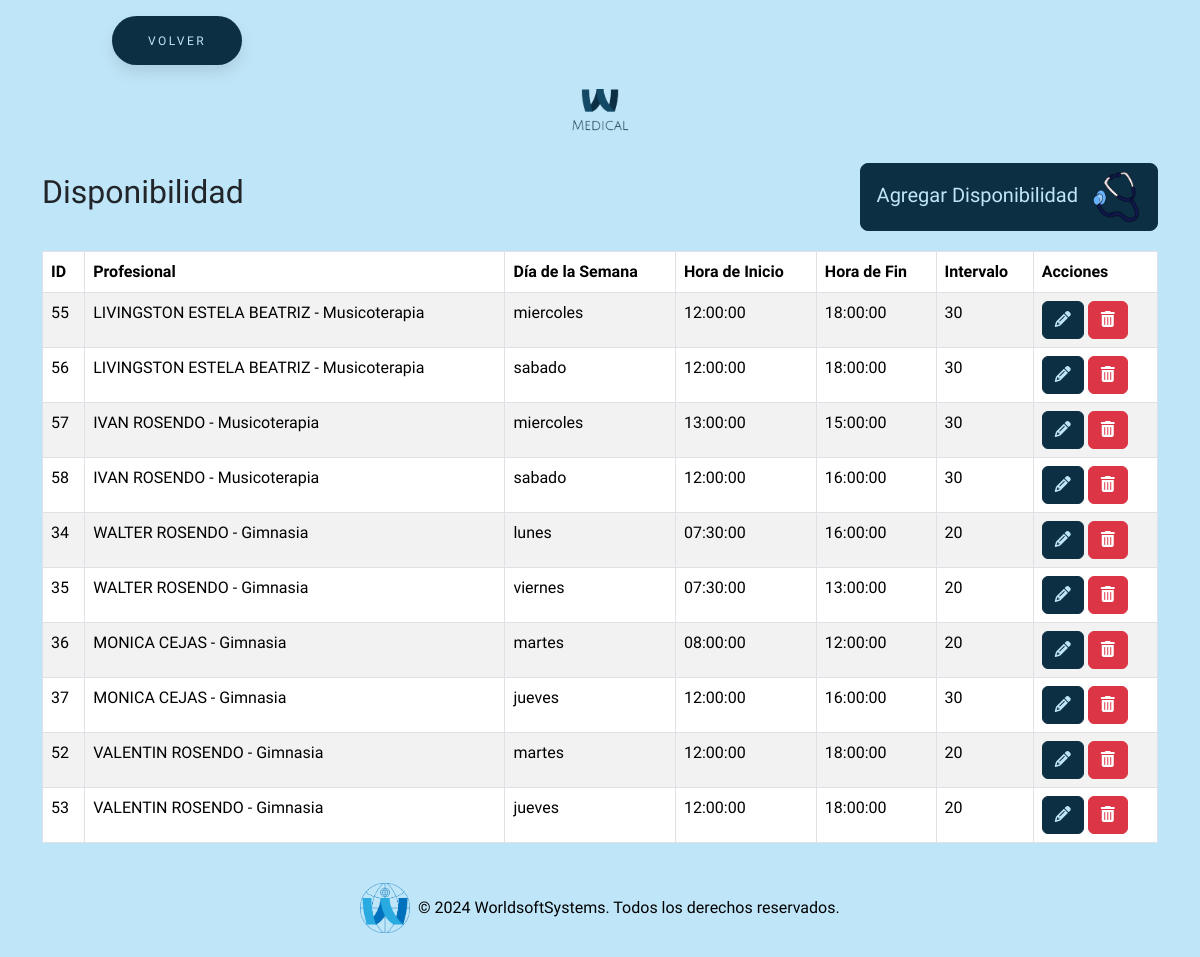
/todosAjustes/disponibilidad/disponibilidad.php (signed in), run on the app's committed database.
### tables this page shows
CREATE TABLE `disponibilidad` (
  `id` int(11) NOT NULL,
  `id_prof` int(11) NOT NULL,
  `dia_semana` varchar(255) NOT NULL,
  `hora_inicio` time NOT NULL,
  `hora_fin` time NOT NULL,
  `intervalo` int(255) NOT NULL DEFAULT 20
);

CREATE TABLE `profesional` (
  `id_prof` int(11) NOT NULL,
  `nombreYapellido` varchar(255) NOT NULL,
  `id_especialidad` int(11) NOT NULL,
  `domicilio` varchar(255) NOT NULL,
  `localidad` varchar(255) NOT NULL,
  `codigo_pos` varchar(255) NOT NULL,
  `matricula_p` varchar(255) NOT NULL,
  `matricula_n` varchar(255) NOT NULL,
  `telefono` int(255) NOT NULL,
  `email` varchar(255) NOT NULL
);

CREATE TABLE `especialidad` (
  `id_especialidad` int(11) NOT NULL,
  `desc_especialidad` varchar(255) NOT NULL
);

### todosAjustes/disponibilidad/disponibilidad.php (the view, shortened to what this page needs)
<?php
require_once "../../conexion.php";
$sql = "SELECT * FROM disponibilidad d
        JOIN profesional p ON d.id_prof = p.id_prof
        JOIN especialidad e ON p.id_especialidad = e.id_especialidad";
$result = $conn->query($sql);
?>
<!DOCTYPE html>
<html lang="en">
<head>
    <link href="https://cdn.jsdelivr.net/npm/bootstrap@5.3.3/dist/css/bootstrap.min.css" rel="stylesheet"
>
    <link rel="stylesheet" href="https://cdnjs.cloudflare.com/ajax/libs/font-awesome/6.5.2/css/all.min.css"
 />
    <link rel="stylesheet" href="../../estilos/styleGeneral.css">
    <link rel="stylesheet" href="../../estilos/styleBotones.css">
</head>
<body>
    <button class="button" style="vertical-align:middle; margin-left:7rem"
        onclick="window.location.href = '../../seccionAjustes/ajustes.php';">
        <span>VOLVER</span>
    </button>
    <div class="text-center my-4">
        <img src="../../img/logo.png" alt="Logo MEDICAL" class="img-fluid" style="max-width: 120px;">
    </div>
    <div class="container">
        <div class="title-container">
            <h2>Disponibilidad</h2>
            <button type="button" class="btn btn-custom btn-lg" data-bs-toggle="modal"
                data-bs-target="#agregarDisponibilidadModal">
                Agregar Disponibilidad <img src="../../img/iconoCrearEsp.png" alt="Icono Crear Disponibilidad"
                    style="width: 50px; height: 50px; margin-left: 8px;">
            </button>
        </div>
        <table class="table table-striped table-bordered">
            <thead class="thead-dark">
                <tr>
                    <th>ID</th>
                    <th>Profesional</th>
                    <th>Día de la Semana</th>
                    <th>Hora de Inicio</th>
                    <th>Hora de Fin</th>
                    <th>Intervalo</th>
                    <th>Acciones</th>
                </tr>
            </thead>
            <tbody>
                <?php if ($result->num_rows > 0): ?>
                    <?php while ($row = $result->fetch_assoc()): ?>
                        <tr>
                            <td><?= $row["id"] ?></td>
                            <td><?= $row["nombreYapellido"] . ' - ' . $row["desc_especialidad"] ?></td>
                            <td><?= $row["dia_semana"] ?></td>
                            <td><?= $row["hora_inicio"] ?></td>
                            <td><?= $row["hora_fin"] ?></td>
                            <td><?= $row["intervalo"] ?></td>
                            <td>
                                <button class="btn btn-custom-editar"
                                    onclick='editarDisponibilidad(<?= json_encode($row) ?>)'><i
                                        class="fas fa-pencil-alt"></i></button>
                                <a href="?eliminar=<?= $row['id'] ?>" class="btn btn-danger"
                                    onclick="return confirm('¿Estás seguro de que deseas eliminar esta disponibilidad?');"><i
                                        class="fas fa-trash-alt"></i></a>
                            </td>
                        </tr>
                    <?php endwhile; ?>
                <?php else: ?>
                    <tr>
                        <td colspan="6">No se encontraron resultados</td>
                    </tr>
                <?php endif; ?>
            </tbody>
        </table>
    </div>
    <footer class="bg-dark text-white text-center py-4 mt-auto">
        <div class="container">
            <div class="row justify-content-center">
                <div class="col-md-12 footer-logo-text">
                    <img src="../../img/logoWSS.png" alt="Logo" class="img-fluid" style="max-height: 50px;">
                    <p class="mb-0">&copy; 2024 WorldsoftSystems. Todos los derechos reservados.</p>
                </div>
            </div>
        </div>
    </footer>
</body>
</html>

### estilos/styleGeneral.css (style rules this page uses)
:root { --primary-color: #0d2f44; }
body, html { background-color: #bfe6f8 !important; font-family: 'Cabin Condensed', sans-serif !important; }
a { text-decoration: none !important; }
.footer-logo-text { display: flex; align-items: center; justify-content: center; color: #000; }
footer.bg-dark { background-color: transparent !important; padding-top: 10rem; }
.footer-logo-text img { margin-right: 0.5rem; }

### estilos/styleBotones.css (style rules this page uses)
:root { --primary-color: #0d2f44; }
.title-container { display: flex; align-items: center; justify-content: space-between; margin-bottom: 20px; }
.btn-custom { background-color: var(--primary-color) !important; border-color: var(--primary-color) !important; color: #bfe6f8 !important; transition: all 0.3s ease; }
.btn-custom-editar { background-color: var(--primary-color) !important; border-color: var(--primary-color) !important; color: #bfe6f8 !important; transition: all 0.3s ease; }
.button { padding: 1.3em 3em; font-size: 12px; text-transform: uppercase; letter-spacing: 2.5px; font-weight: 500; color: #bfe6f8; background-color: var(--primary-color) !important; border-color: var(--primary-color) !important; border: none; border-radius: 45px; box-shadow: 0px 8px 15px rgba(0, 0, 0, 0.1); transition: all 0.3s ease 0s; cursor: pointer; outline: none; margin-top: 1rem; }

### data on the page
disponibilidad: id "55", id_prof.nombreYapellido "LIVINGSTON ESTELA BEATRIZ", especialidad.desc_especialidad "Musicoterapia", dia_semana "miercoles", hora_inicio "12:00:00", hora_fin "18:00:00", intervalo "30"
disponibilidad: id "56", id_prof.nombreYapellido "LIVINGSTON ESTELA BEATRIZ", especialidad.desc_especialidad "Musicoterapia", dia_semana "sabado", hora_inicio "12:00:00", hora_fin "18:00:00", intervalo "30"
disponibilidad: id "57", id_prof.nombreYapellido "IVAN ROSENDO", especialidad.desc_especialidad "Musicoterapia", dia_semana "miercoles", hora_inicio "13:00:00", hora_fin "15:00:00", intervalo "30"
disponibilidad: id "58", id_prof.nombreYapellido "IVAN ROSENDO", especialidad.desc_especialidad "Musicoterapia", dia_semana "sabado", hora_inicio "12:00:00", hora_fin "16:00:00", intervalo "30"
disponibilidad: id "34", id_prof.nombreYapellido "WALTER ROSENDO", especialidad.desc_especialidad "Gimnasia", dia_semana "lunes", hora_inicio "07:30:00", hora_fin "16:00:00", intervalo "20"
disponibilidad: id "35", id_prof.nombreYapellido "WALTER ROSENDO", especialidad.desc_especialidad "Gimnasia", dia_semana "viernes", hora_inicio "07:30:00", hora_fin "13:00:00", intervalo "20"
disponibilidad: id "36", id_prof.nombreYapellido "MONICA CEJAS", especialidad.desc_especialidad "Gimnasia", dia_semana "martes", hora_inicio "08:00:00", hora_fin "12:00:00", intervalo "20"
disponibilidad: id "37", id_prof.nombreYapellido "MONICA CEJAS", especialidad.desc_especialidad "Gimnasia", dia_semana "jueves", hora_inicio "12:00:00", hora_fin "16:00:00", intervalo "30"
disponibilidad: id "52", id_prof.nombreYapellido "VALENTIN ROSENDO", especialidad.desc_especialidad "Gimnasia", dia_semana "martes", hora_inicio "12:00:00", hora_fin "18:00:00", intervalo "20"
disponibilidad: id "53", id_prof.nombreYapellido "VALENTIN ROSENDO", especialidad.desc_especialidad "Gimnasia", dia_semana "jueves", hora_inicio "12:00:00", hora_fin "18:00:00", intervalo "20"
